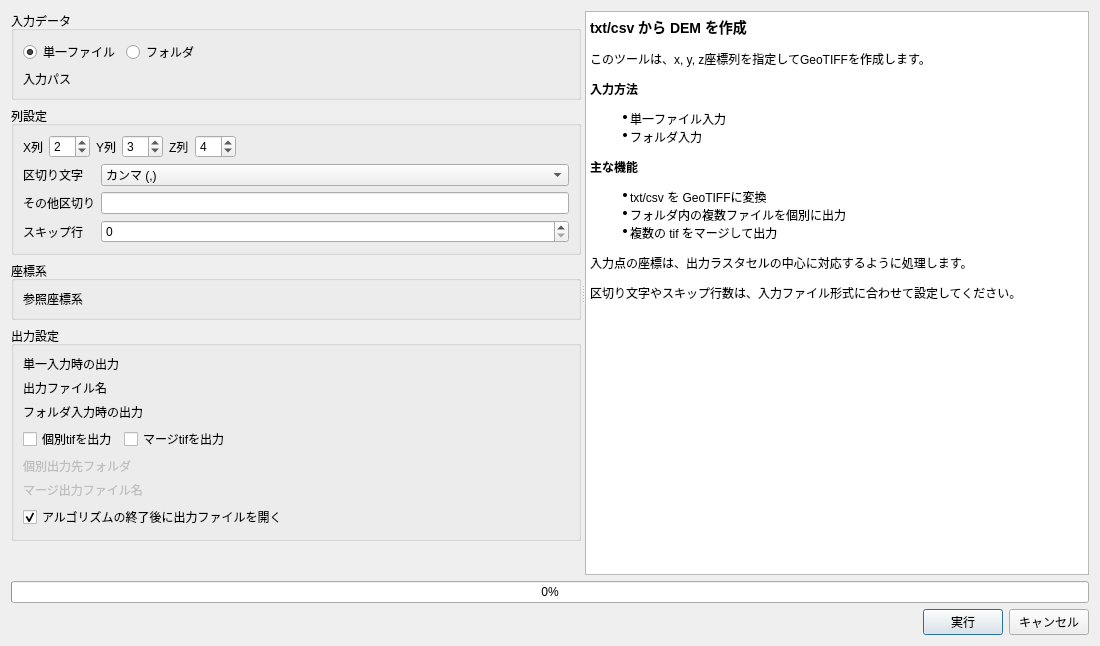
<ui version="4.0">
 <class>TXT2TIFDialogBase</class>
 <widget class="QDialog" name="TXT2TIFDialogBase">
  <property name="geometry">
   <rect>
    <x>0</x>
    <y>0</y>
    <width>1100</width>
    <height>646</height>
   </rect>
  </property>
  <property name="windowTitle">
   <string>txt2tif DEM builder</string>
  </property>
  <layout class="QVBoxLayout" name="verticalLayoutMain">
   <item>
    <widget class="QSplitter" name="splitterMain">
     <property name="orientation">
      <enum>Qt::Horizontal</enum>
     </property>
     <widget class="QWidget" name="leftPanel">
      <layout class="QVBoxLayout" name="verticalLayoutLeft">
       <item>
        <widget class="QGroupBox" name="groupBoxInput">
         <property name="title">
          <string>入力データ</string>
         </property>
         <layout class="QVBoxLayout" name="verticalLayoutInputGroup">
          <item>
           <layout class="QHBoxLayout" name="horizontalLayoutInputMode">
            <item>
             <widget class="QRadioButton" name="radioInputFile">
              <property name="text">
               <string>単一ファイル</string>
              </property>
              <property name="checked">
               <bool>true</bool>
              </property>
             </widget>
            </item>
            <item>
             <widget class="QRadioButton" name="radioInputFolder">
              <property name="text">
               <string>フォルダ</string>
              </property>
             </widget>
            </item>
            <item>
             <spacer name="horizontalSpacerInputMode">
              <property name="orientation">
               <enum>Qt::Horizontal</enum>
              </property>
              <property name="sizeHint" stdset="0">
               <size>
                <width>40</width>
                <height>20</height>
               </size>
              </property>
             </spacer>
            </item>
           </layout>
          </item>
          <item>
           <layout class="QFormLayout" name="formLayoutInput">
            <item row="0" column="0">
             <widget class="QLabel" name="labelInputPath">
              <property name="text">
               <string>入力パス</string>
              </property>
             </widget>
            </item>
            <item row="0" column="1">
             <widget class="QgsFileWidget" name="fileWidgetInput">
              <property name="sizePolicy">
               <sizepolicy hsizetype="Expanding" vsizetype="Fixed">
                <horstretch>0</horstretch>
                <verstretch>0</verstretch>
               </sizepolicy>
              </property>
             </widget>
            </item>
           </layout>
          </item>
         </layout>
        </widget>
       </item>
       <item>
        <widget class="QGroupBox" name="groupBoxColumns">
         <property name="title">
          <string>列設定</string>
         </property>
         <layout class="QVBoxLayout" name="verticalLayoutColumnsGroup">
          <item>
           <layout class="QHBoxLayout" name="horizontalLayoutXYZ">
            <item>
             <widget class="QLabel" name="labelX">
              <property name="text">
               <string>X列</string>
              </property>
             </widget>
            </item>
            <item>
             <widget class="QSpinBox" name="spinXcol">
              <property name="minimum">
               <number>1</number>
              </property>
              <property name="value">
               <number>2</number>
              </property>
             </widget>
            </item>
            <item>
             <widget class="QLabel" name="labelY">
              <property name="text">
               <string>Y列</string>
              </property>
             </widget>
            </item>
            <item>
             <widget class="QSpinBox" name="spinYcol">
              <property name="minimum">
               <number>1</number>
              </property>
              <property name="value">
               <number>3</number>
              </property>
             </widget>
            </item>
            <item>
             <widget class="QLabel" name="labelZ">
              <property name="text">
               <string>Z列</string>
              </property>
             </widget>
            </item>
            <item>
             <widget class="QSpinBox" name="spinZcol">
              <property name="minimum">
               <number>1</number>
              </property>
              <property name="value">
               <number>4</number>
              </property>
             </widget>
            </item>
            <item>
             <spacer name="horizontalSpacerXYZ">
              <property name="orientation">
               <enum>Qt::Horizontal</enum>
              </property>
              <property name="sizeHint" stdset="0">
               <size>
                <width>40</width>
                <height>20</height>
               </size>
              </property>
             </spacer>
            </item>
           </layout>
          </item>
          <item>
           <layout class="QFormLayout" name="formLayoutDelimiter">
            <item row="0" column="0">
             <widget class="QLabel" name="labelDelimiter">
              <property name="text">
               <string>区切り文字</string>
              </property>
             </widget>
            </item>
            <item row="0" column="1">
             <widget class="QComboBox" name="comboDelimiter">
              <item>
               <property name="text">
                <string>カンマ (,)</string>
               </property>
              </item>
              <item>
               <property name="text">
                <string>タブ (\t)</string>
               </property>
              </item>
              <item>
               <property name="text">
                <string>スペース</string>
               </property>
              </item>
              <item>
               <property name="text">
                <string>セミコロン (;)</string>
               </property>
              </item>
              <item>
               <property name="text">
                <string>その他</string>
               </property>
              </item>
             </widget>
            </item>
            <item row="1" column="0">
             <widget class="QLabel" name="labelCustomDelimiter">
              <property name="text">
               <string>その他区切り</string>
              </property>
             </widget>
            </item>
            <item row="1" column="1">
             <widget class="QLineEdit" name="lineEditCustomDelimiter">
              <property name="sizePolicy">
               <sizepolicy hsizetype="Expanding" vsizetype="Fixed">
                <horstretch>0</horstretch>
                <verstretch>0</verstretch>
               </sizepolicy>
              </property>
             </widget>
            </item>
            <item row="2" column="0">
             <widget class="QLabel" name="labelSkip">
              <property name="text">
               <string>スキップ行</string>
              </property>
             </widget>
            </item>
            <item row="2" column="1">
             <widget class="QSpinBox" name="spinSkipRows">
              <property name="minimum">
               <number>0</number>
              </property>
              <property name="value">
               <number>0</number>
              </property>
             </widget>
            </item>
           </layout>
          </item>
         </layout>
        </widget>
       </item>
       <item>
        <widget class="QGroupBox" name="groupBoxCRS">
         <property name="title">
          <string>座標系</string>
         </property>
         <layout class="QFormLayout" name="formLayoutCRS">
          <item row="0" column="0">
           <widget class="QLabel" name="labelCRS">
            <property name="text">
             <string>参照座標系</string>
            </property>
           </widget>
          </item>
          <item row="0" column="1">
           <widget class="QgsProjectionSelectionWidget" name="crsSelector">
            <property name="sizePolicy">
             <sizepolicy hsizetype="Expanding" vsizetype="Fixed">
              <horstretch>0</horstretch>
              <verstretch>0</verstretch>
             </sizepolicy>
            </property>
           </widget>
          </item>
         </layout>
        </widget>
       </item>
       <item>
        <widget class="QGroupBox" name="groupBoxOutput">
         <property name="title">
          <string>出力設定</string>
         </property>
         <layout class="QVBoxLayout" name="verticalLayoutOutputGroup">
          <item>
           <widget class="QLabel" name="labelSingleOutputHeader">
            <property name="text">
             <string>単一入力時の出力</string>
            </property>
           </widget>
          </item>
          <item>
           <layout class="QFormLayout" name="formLayoutSingleOutput">
            <item row="0" column="0">
             <widget class="QLabel" name="labelSingleOutput">
              <property name="text">
               <string>出力ファイル名</string>
              </property>
             </widget>
            </item>
            <item row="0" column="1">
             <widget class="QgsFileWidget" name="fileWidgetSingleOutput">
              <property name="sizePolicy">
               <sizepolicy hsizetype="Expanding" vsizetype="Fixed">
                <horstretch>0</horstretch>
                <verstretch>0</verstretch>
               </sizepolicy>
              </property>
             </widget>
            </item>
           </layout>
          </item>
          <item>
           <widget class="QLabel" name="labelFolderOutputHeader">
            <property name="text">
             <string>フォルダ入力時の出力</string>
            </property>
           </widget>
          </item>
          <item>
           <layout class="QHBoxLayout" name="horizontalLayoutFolderChecks">
            <item>
             <widget class="QCheckBox" name="checkOutputIndividual">
              <property name="text">
               <string>個別tifを出力</string>
              </property>
             </widget>
            </item>
            <item>
             <widget class="QCheckBox" name="checkOutputMerged">
              <property name="text">
               <string>マージtifを出力</string>
              </property>
             </widget>
            </item>
            <item>
             <spacer name="horizontalSpacerFolderChecks">
              <property name="orientation">
               <enum>Qt::Horizontal</enum>
              </property>
              <property name="sizeHint" stdset="0">
               <size>
                <width>40</width>
                <height>20</height>
               </size>
              </property>
             </spacer>
            </item>
           </layout>
          </item>
          <item>
           <layout class="QFormLayout" name="formLayoutFolderOutput">
            <item row="0" column="0">
             <widget class="QLabel" name="labelOutputFolder">
              <property name="enabled">
               <bool>false</bool>
              </property>
              <property name="text">
               <string>個別出力先フォルダ</string>
              </property>
             </widget>
            </item>
            <item row="0" column="1">
             <widget class="QgsFileWidget" name="fileWidgetOutputFolder">
              <property name="enabled">
               <bool>false</bool>
              </property>
              <property name="sizePolicy">
               <sizepolicy hsizetype="Expanding" vsizetype="Fixed">
                <horstretch>0</horstretch>
                <verstretch>0</verstretch>
               </sizepolicy>
              </property>
             </widget>
            </item>
            <item row="1" column="0">
             <widget class="QLabel" name="labelMergedOutput">
              <property name="enabled">
               <bool>false</bool>
              </property>
              <property name="text">
               <string>マージ出力ファイル名</string>
              </property>
             </widget>
            </item>
            <item row="1" column="1">
             <widget class="QgsFileWidget" name="fileWidgetMergedOutput">
              <property name="enabled">
               <bool>false</bool>
              </property>
              <property name="sizePolicy">
               <sizepolicy hsizetype="Expanding" vsizetype="Fixed">
                <horstretch>0</horstretch>
                <verstretch>0</verstretch>
               </sizepolicy>
              </property>
             </widget>
            </item>
           </layout>
          </item>
          <item>
           <widget class="QCheckBox" name="checkAddToQgis">
            <property name="text">
             <string>アルゴリズムの終了後に出力ファイルを開く</string>
            </property>
            <property name="checked">
             <bool>true</bool>
            </property>
           </widget>
          </item>
         </layout>
        </widget>
       </item>
       <item>
        <spacer name="verticalSpacerLeftBottom">
         <property name="orientation">
          <enum>Qt::Vertical</enum>
         </property>
         <property name="sizeHint" stdset="0">
          <size>
           <width>20</width>
           <height>40</height>
          </size>
         </property>
        </spacer>
       </item>
      </layout>
     </widget>
     <widget class="QWidget" name="rightPanel">
      <layout class="QVBoxLayout" name="verticalLayoutRight">
       <item>
        <widget class="QTextBrowser" name="textBrowserHelp">
         <property name="html">
          <string>&lt;!DOCTYPE HTML PUBLIC "-//W3C//DTD HTML 4.0//EN" "http://www.w3.org/TR/REC-html40/strict.dtd"&gt;
&lt;html&gt;&lt;head&gt;&lt;meta name="qrichtext" content="1" /&gt;&lt;style type="text/css"&gt;
p, li { white-space: pre-wrap; }
&lt;/style&gt;&lt;/head&gt;&lt;body style=" font-family:'MS UI Gothic'; font-size:9.216pt; font-weight:400; font-style:normal;"&gt;
&lt;h3 style=" margin-top:14px; margin-bottom:12px; margin-left:0px; margin-right:0px; -qt-block-indent:0; text-indent:0px;"&gt;&lt;span style=" font-size:large; font-weight:600;"&gt;txt/csv から DEM を作成&lt;/span&gt;&lt;/h3&gt;
&lt;p style=" margin-top:12px; margin-bottom:12px; margin-left:0px; margin-right:0px; -qt-block-indent:0; text-indent:0px;"&gt;このツールは、x, y, z座標列を指定してGeoTIFFを作成します。&lt;/p&gt;
&lt;p style=" margin-top:12px; margin-bottom:12px; margin-left:0px; margin-right:0px; -qt-block-indent:0; text-indent:0px;"&gt;&lt;span style=" font-weight:600;"&gt;入力方法&lt;/span&gt;&lt;/p&gt;
&lt;ul style="margin-top: 0px; margin-bottom: 0px; margin-left: 0px; margin-right: 0px; -qt-list-indent: 1;"&gt;&lt;li style=" margin-top:12px; margin-bottom:0px; margin-left:0px; margin-right:0px; -qt-block-indent:0; text-indent:0px;"&gt;単一ファイル入力&lt;/li&gt;
&lt;li style=" margin-top:0px; margin-bottom:12px; margin-left:0px; margin-right:0px; -qt-block-indent:0; text-indent:0px;"&gt;フォルダ入力&lt;/li&gt;&lt;/ul&gt;
&lt;p style=" margin-top:12px; margin-bottom:12px; margin-left:0px; margin-right:0px; -qt-block-indent:0; text-indent:0px;"&gt;&lt;span style=" font-weight:600;"&gt;主な機能&lt;/span&gt;&lt;/p&gt;
&lt;ul style="margin-top: 0px; margin-bottom: 0px; margin-left: 0px; margin-right: 0px; -qt-list-indent: 1;"&gt;&lt;li style=" margin-top:12px; margin-bottom:0px; margin-left:0px; margin-right:0px; -qt-block-indent:0; text-indent:0px;"&gt;txt/csv を GeoTIFFに変換&lt;/li&gt;
&lt;li style=" margin-top:0px; margin-bottom:0px; margin-left:0px; margin-right:0px; -qt-block-indent:0; text-indent:0px;"&gt;フォルダ内の複数ファイルを個別に出力&lt;/li&gt;
&lt;li style=" margin-top:0px; margin-bottom:12px; margin-left:0px; margin-right:0px; -qt-block-indent:0; text-indent:0px;"&gt;複数の tif をマージして出力&lt;/li&gt;&lt;/ul&gt;
&lt;p style=" margin-top:12px; margin-bottom:12px; margin-left:0px; margin-right:0px; -qt-block-indent:0; text-indent:0px;"&gt;入力点の座標は、出力ラスタセルの中心に対応するように処理します。&lt;/p&gt;
&lt;p style=" margin-top:12px; margin-bottom:12px; margin-left:0px; margin-right:0px; -qt-block-indent:0; text-indent:0px;"&gt;区切り文字やスキップ行数は、入力ファイル形式に合わせて設定してください。&lt;/p&gt;&lt;/body&gt;&lt;/html&gt;</string>
         </property>
         <property name="openExternalLinks">
          <bool>true</bool>
         </property>
        </widget>
       </item>
      </layout>
     </widget>
    </widget>
   </item>
   <item>
    <widget class="QProgressBar" name="progressBar">
     <property name="value">
      <number>0</number>
     </property>
    </widget>
   </item>
   <item>
    <layout class="QHBoxLayout" name="horizontalLayoutButtons">
     <item>
      <spacer name="horizontalSpacerButtons">
       <property name="orientation">
        <enum>Qt::Horizontal</enum>
       </property>
       <property name="sizeHint" stdset="0">
        <size>
         <width>40</width>
         <height>20</height>
        </size>
       </property>
      </spacer>
     </item>
     <item>
      <widget class="QPushButton" name="pushButtonRun">
       <property name="text">
        <string>実行</string>
       </property>
      </widget>
     </item>
     <item>
      <widget class="QPushButton" name="pushButtonCancel">
       <property name="text">
        <string>キャンセル</string>
       </property>
      </widget>
     </item>
    </layout>
   </item>
  </layout>
 </widget>
 <customwidgets>
  <customwidget>
   <class>QgsFileWidget</class>
   <extends>QWidget</extends>
   <header>qgsfilewidget.h</header>
  </customwidget>
  <customwidget>
   <class>QgsProjectionSelectionWidget</class>
   <extends>QWidget</extends>
   <header>qgsprojectionselectionwidget.h</header>
  </customwidget>
 </customwidgets>
 <resources />
 <connections />
</ui>
